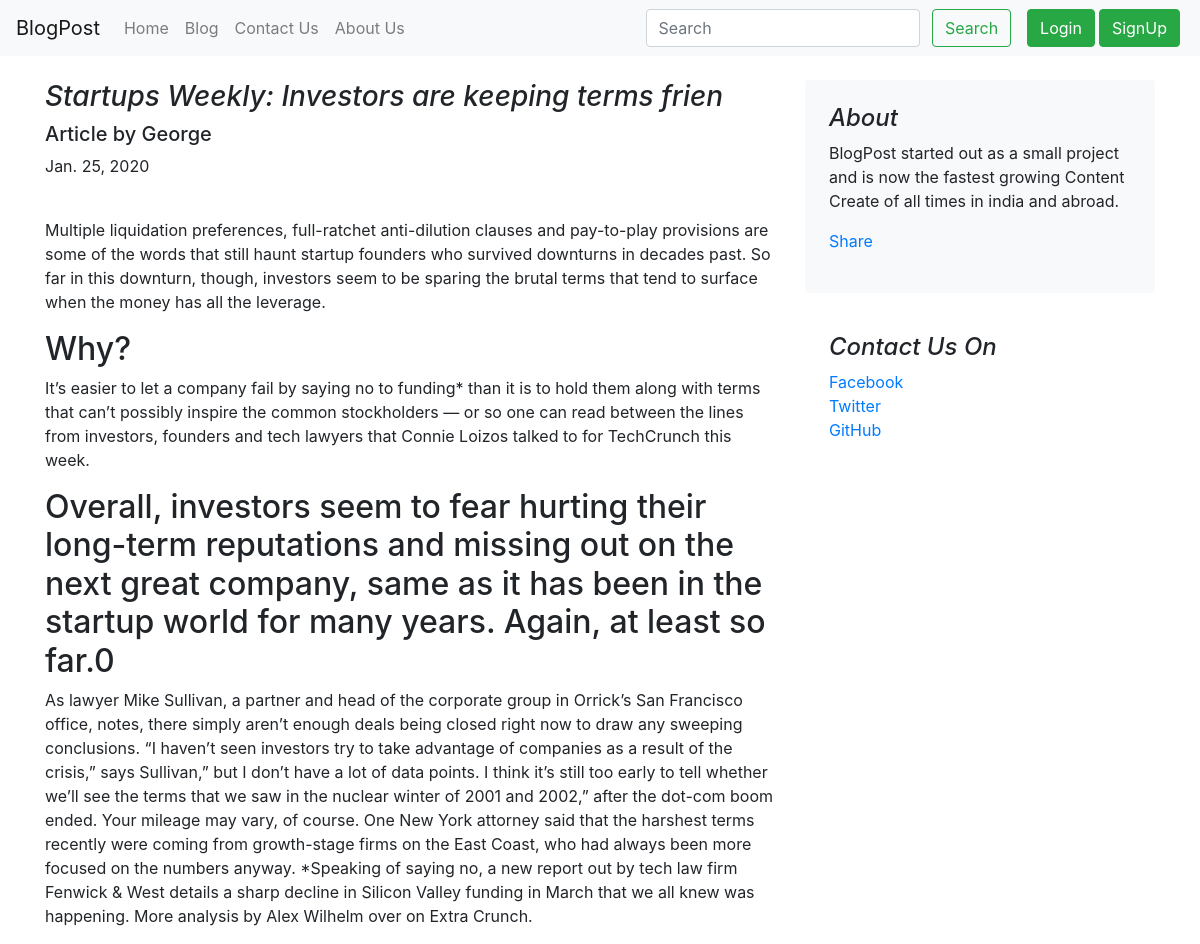
The page /blogpost/11 on the database its author committed.
### blog/models.py (models this page shows)
class Blogpost(models.Model):
    post_id = models.AutoField(primary_key=True)
    title = models.CharField(max_length=50)
    author = models.CharField(max_length=15)
    chead0 = models.CharField(max_length=5000, default="")
    head1 = models.CharField(max_length=500, default="")
    chead1 = models.CharField(max_length=5000, default="")
    head2 = models.CharField(max_length=500, default="")
    chead2 = models.CharField(max_length=5000, default="")
    pub_date = models.DateField()
    thumbnail = models.ImageField(upload_to='blog/images', default="")
    def __str__(self):
        return self.title + ' ' +'by' + ' ' + self.author

### blog/views.py (the view)
# urls.py: path("blogpost/<int:id>", views.blogpost, name="blogHome"),
def blogpost(request, id):
    post = Blogpost.objects.filter(post_id = id)[0]
    print(post)
    return render(request, 'blog/blogpost.html',
                  {'post':post})

### blog/templates/blog/blogpost.html (shortened to what this page needs)
{% extends 'blog/basic.html' %}
{% block body %}
<div class="container">
    <div class="row mt-4">
        <div class="col-md-8 blog-main">
            <h3 class="font-italic">
                {{post.title}}
            </h3>
            <div class="blog-post">
                <h5 class="blog-post-title">Article by {{post.author}}</h5>
                <p class="blog-post-meta">{{post.pub_date}} </p>
                <div class="fb-like" data-href="http://127.0.0.1:8000/blogpost/{{post.post_id}}" data-width="" data-layout="standard" data-action="like" data-size="large" data-share="true"></div><br>
                <p>{{post.chead0}}</p>
                <h2>{{post.head1}}</h2>
                <p>{{post.chead1}}</p>
                <h2>{{post.head2}}</h2>
                <p>{{post.chead2}}</p>
            </div>
        </div>
        <aside class="col-md-4 blog-sidebar">
            <div class="p-4 mb-3 bg-light rounded">
                <h4 class="font-italic">About</h4>
                <p class="mb-0">BlogPost started out as a small project and is now the fastest growing Content Create of all times in india and abroad.</p>
                <div class="my-3 fb-share-button" data-href="http://127.0.0.1:8000/blogpost/{{post.post_id}}" data-layout="button_count" data-size="large"><a target="_blank" href="https://www.facebook.com/sharer/sharer.php?u=http%3A%2F%2F127.0.0.1%3A8000%2Fblogpost%2F2&amp;src=sdkpreparse"
                    class="fb-xfbml-parse-ignore">Share</a></div>
            </div>
            <div class="p-4">
                <h4 class="font-italic">Contact Us On</h4>
                <ol class="list-unstyled">
                    <li><a href="https://www.facebook.com/">Facebook</a></li>
                    <li><a href="https://twitter.com/">Twitter</a></li>
                    <li><a href="https://github.com/">GitHub</a></li>
                </ol>
            </div>
        </aside>
    </div>
</div>
{% endblock %}

### rows shown on the page
Blogpost: title "Startups Weekly: Investors are keeping terms frien", author "George", pub_date "Jan. 25, 2020", chead0 "Multiple liquidation preferences, full-ratchet anti-dilution clauses and pay-to-play provisions are some of the words that still haunt startup founders who survived downturns in decades past. So far in this downturn, though, investors seem to be sparing the brutal terms that tend to surface when the money has all the leverage.", head1 "Why?", chead1 "It’s easier to let a company fail by saying no to funding* than it is to hold them along with terms that can’t possibly inspire the common stockholders — or so one can read between the lines from investors, founders and tech lawyers that Connie Loizos talked to for TechCrunch this week.", head2 "Overall, investors seem to fear hurting their long-term reputations and missing out on the next great company, same as it has been in the startup world for many years. Again, at least so far.0", chead2 "As lawyer Mike Sullivan, a partner and head of the corporate group in Orrick’s San Francisco office, notes, there simply aren’t enough deals being closed right now to draw any sweeping conclusions. “I haven’t seen investors try to take advantage of companies as a result of the crisis,” says Sullivan,” but I don’t have a lot of data points. I think it’s still too early to tell whether we’ll see the terms that we saw in the nuclear winter of 2001 and 2002,” after the dot-com boom ended. Your mileage may vary, of course. One New York attorney said that the harshest terms recently were coming from growth-stage firms on the East Coast, who had always been more focused on the numbers anyway.…"
